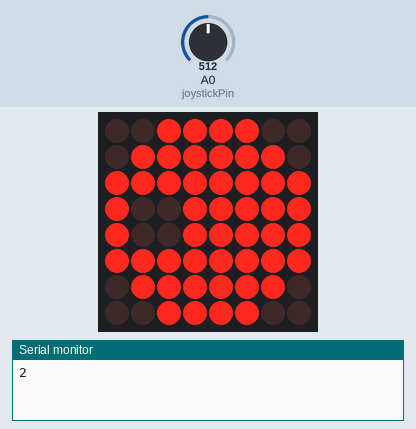
This sketch was run on a simulated Arduino Uno, built with avr-gcc and run on an emulated ATmega328P. Parts: 8×8 LED matrix, the last lines printed to the serial monitor. Inputs (shaded band) come from the test bench; at power-on: A0 (joystickPin) = 512.

Above: at 0.05 s.
At 0.55 s:
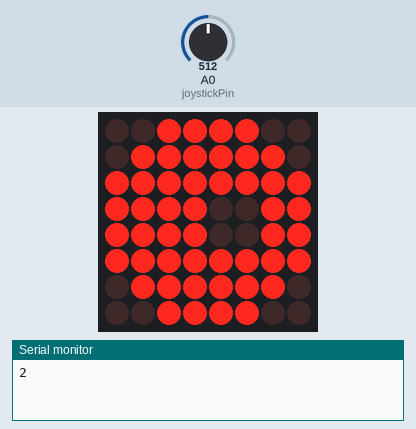
At 1.06 s:
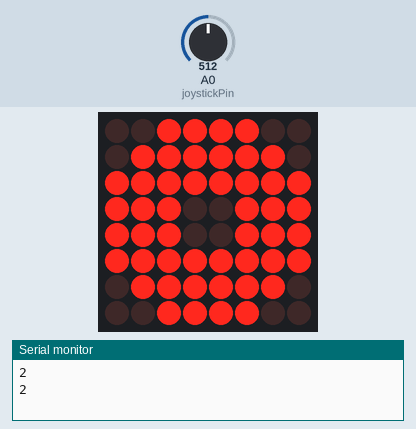

Measured:
- by itself, everything shown: repeats every 0.81 s, in 8 steps

The sketch:

ledmatrix.ino
```cpp
#include "LedControl.h"

const int trigPin = 5;
const int echoPin = 6;
const int joystickPin = A0;

long duration;
int distance;
int joystickValue;

LedControl lc=LedControl(12,10,11,1);  // Pins: DIN,CLK,CS, # of Display connected

byte basic_eye[] =
{
  B00111100,
  B01111110,
  B11111111,
  B11100111,
  B11100111,
  B11111111,
  B01111110,
  B00111100};


byte right_eye[] =
{
  B00111100,
  B01111110,
  B11111111,
  B11111001,
  B11111001,
  B11111111,
  B01111110,
  B00111100};

byte left_eye[] =
{
  B00111100,
  B01111110,
  B11111111,
  B10011111,
  B10011111,
  B11111111,
  B01111110,
  B00111100};

byte middle_left_eye[] =
{
  B00111100,
  B01111110,
  B11111111,
  B11001111,
  B11001111,
  B11111111,
  B01111110,
  B00111100};

  byte middle_right_eye[] = {
  B00111100,
  B01111110,
  B11111111,
  B11110011,
  B11110011,
  B11111111,
  B01111110,
  B00111100};


void setup()
{
  lc.shutdown(0,false);  // Wake up displays
  lc.setIntensity(0,5);  // Set intensity levels
  lc.clearDisplay(0);  // Clear Displays
  pinMode(trigPin, OUTPUT); // Sets the trigPin as an Output
  pinMode(echoPin, INPUT); // Sets the echoPin as an Input
  pinMode(joystickPin, INPUT);
  Serial.begin(9600);
}
void basic_eye_void()
{
  for (int i = 0; i < 8; i++)
  {
    lc.setRow(0,i,basic_eye[i]);
  }
}
void right_eye_void()
{
  for (int i = 0; i < 8; i++)
  {
    lc.setRow(0,i,right_eye[i]);
  }
}
void left_eye_void()
{
  for (int i = 0; i < 8; i++)
  {
    lc.setRow(0,i,left_eye[i]);
  }
}
void middle_left_eye_void()
{
  for (int i = 0; i < 8; i++)
  {
    lc.setRow(0,i,middle_left_eye[i]);
  }
}
void middle_right_eye_void()
{
  for (int i = 0; i < 8; i++)
  {
    lc.setRow(0,i,middle_right_eye[i]);
  }
}
void print_eye(int eye_number)
{
  switch (eye_number)
  {
  case 0:
    left_eye_void();
    break;
  case 1:
    middle_left_eye_void();
    break;
  case 2:
    basic_eye_void();
    break;
  case 3:
    middle_right_eye_void();
    break;
  case 4:
    right_eye_void();
    break;

  default:

    break;
  }
}
void loop()
{

    joystickValue = analogRead(joystickPin);
    int joystickValueMap = map(joystickValue, 0, 1023, 0, 4);

    Serial.println(joystickValueMap);

    //print_eye(joystickValueMap);
    print_eye(0);
    delay(100);
    print_eye(1);
    delay(100);
    print_eye(2);
    delay(100);
    print_eye(3);
    delay(100);
    print_eye(4);
    delay(100);
    print_eye(3);
    delay(100);
    print_eye(2);
    delay(100);
    print_eye(1);
    delay(100);

  }
```
